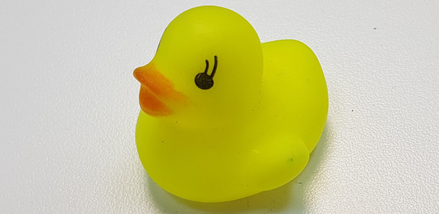
#> input picture Workspace/Photos/ideal_duck_b.png, 439 x 214 px, shrunk from 1772 x 861 before the run
$ python test.py
#> lines starting #> are read from the running program, lines starting #| are printed output that depends on the picture
# reference: https://docs.opencv.org/3.0-beta/doc/py_tutorials/py_feature2d/py_matcher/py_matcher.html


import numpy as np
import cv2

from matplotlib import pyplot as plt

img1 = cv2.imread('Photos/ideal_duck_b.png',0)          # queryImage
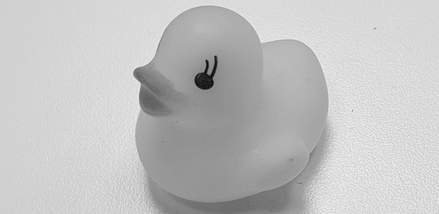
#> img1: shape (214, 439); min 8, max 246, mean 193.8
img2 = cv2.imread('Photos/ducks.png',0) # trainImage
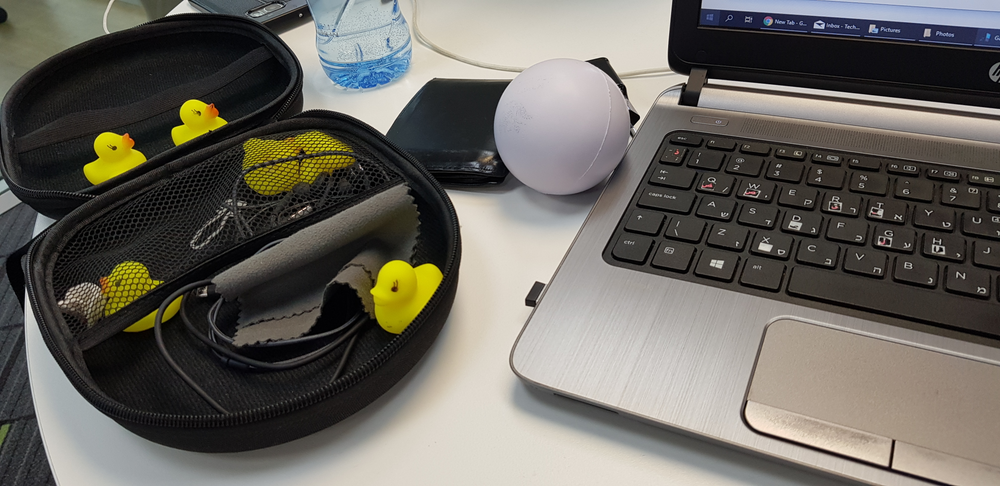
#> input picture Workspace/Photos/ducks.png, 1000 x 486 px, shrunk from 4032 x 1960 before the run
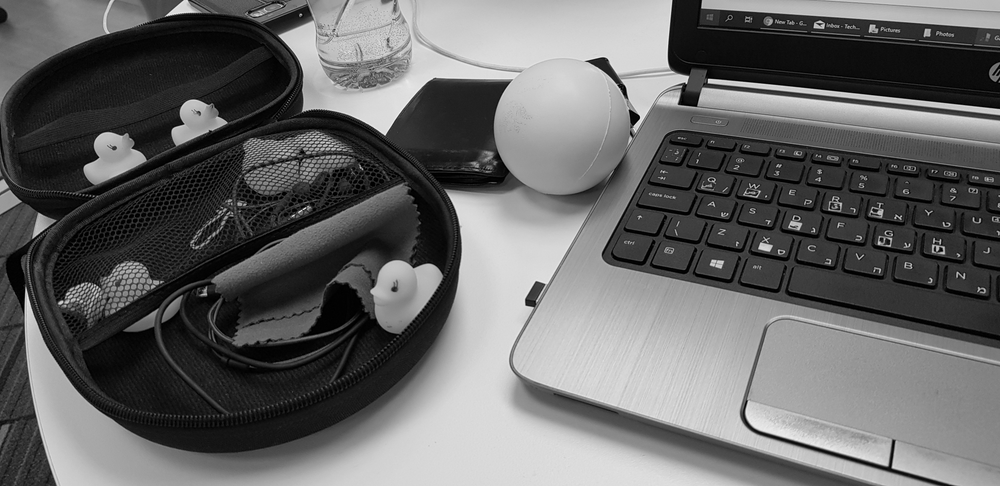
#> img2: shape (486, 1000); min 0, max 243, mean 101.7

# Initiate SIFT detector

sift = cv2.xfeatures2d.SIFT_create(100)

# find the keypoints and descriptors with SIFT
kp1, des1 = sift.detectAndCompute(img1,None)
#> kp1 = 29 keypoints; strongest (x, y, size): (204, 81, 12.7), (207, 62, 2.4), (215, 57, 2), (209, 72, 3)
kp2, des2 = sift.detectAndCompute(img2,None)
#> kp2 = 100 keypoints; strongest (x, y, size): (634, 117, 6.9), (602, 63, 9.8), (765, 247, 7.1), (60, 302, 2.6)

# BFMatcher with default params
bf = cv2.BFMatcher()
matches = bf.knnMatch(des1,des2, k=2)
#> matches = 29 matches

# Apply ratio test
good = []
for m,n in matches:
    if m.distance < 0.75*n.distance:
        good.append([m])
#> this loop made 29 passes
#> after the loop, good = 2 matches

# cv2.drawMatchesKnn expects list of lists as matches.
img3 = cv2.drawMatchesKnn(img1, kp1, img2, kp2, good, outImg=None, flags=2)
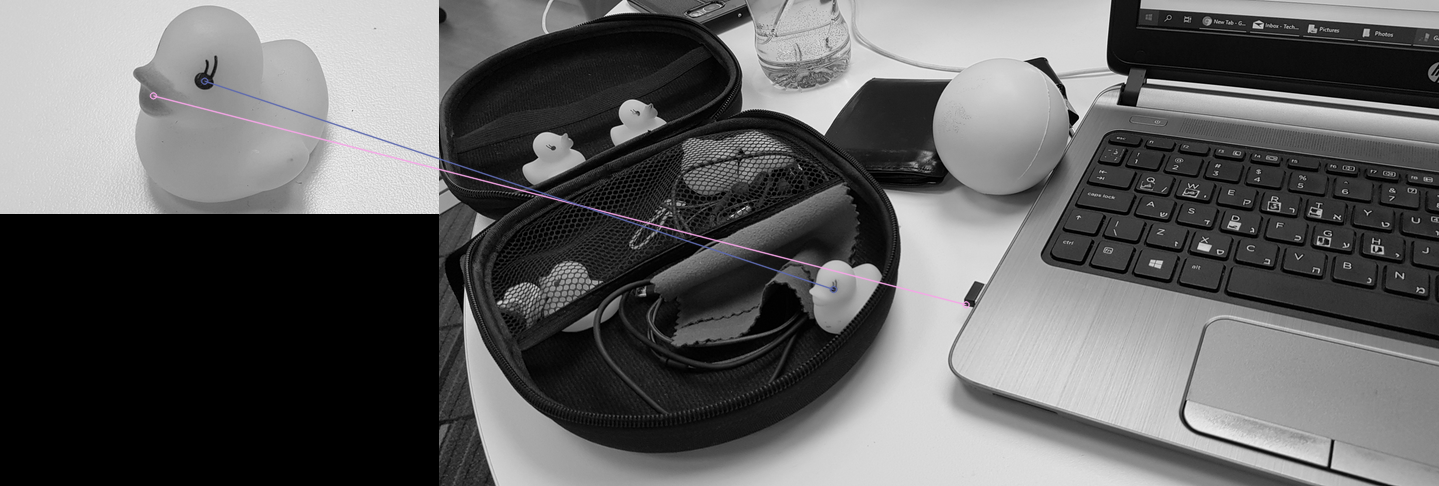
#> img3: shape (486, 1439, 3); mean of channels 0, 1, 2 97, 96.8, 96.9; drawn as B, G, R

plt.imshow(img3),plt.show()
